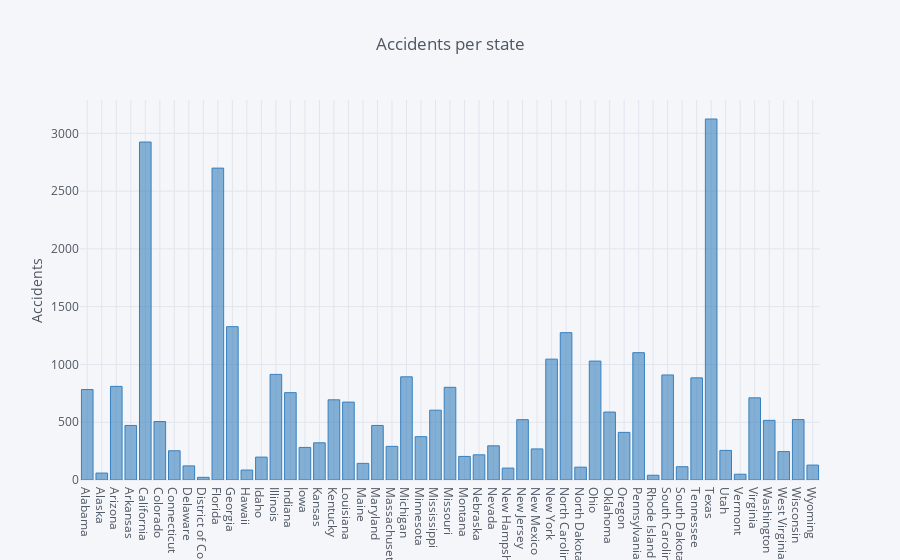

Here is the notebook cell this chart was saved with:
### Markdown cell above
## Figures

### Code cell
#Bar plot number of accidents per state

df_states = df.groupby('state', as_index=False).agg({'st_case':'count'})


df_states.iplot(kind='bar', x='state', y='st_case', color='blue',
           yTitle='Accidents', title='Accidents per state')

### Figure 1 — Plotly figure (JSON) as saved in the notebook; plotly's stock layout.template omitted (floating-point values rounded to 4 significant figures)
{"data": [{"marker": {"color": "rgba(55, 128, 191, 0.6)", "line": {"color": "rgba(55, 128, 191, 1.0)", "width": 1}}, "name": "st_case", "orientation": "v", "text": "", "type": "bar", "uid": "ff01efdb-3cb2-4732-b077-b267f6b18bf3", "x": ["Alabama", "Alaska", "Arizona", "Arkansas", "California", "Colorado", "Connecticut", "Delaware", "District of Columbia", "Florida", "Georgia", "Hawaii", "Idaho", "Illinois", "Indiana", "Iowa", "Kansas", "Kentucky", "Louisiana", "Maine", "Maryland", "Massachusetts", "Michigan", "Minnesota", "Mississippi", "Missouri", "Montana", "Nebraska", "Nevada", "New Hampshire", "New Jersey", "New Mexico", "New York", "North Carolina", "North Dakota", "Ohio", "Oklahoma", "Oregon", "Pennsylvania", "Rhode Island", "South Carolina", "South Dakota", "Tennessee", "Texas", "Utah", "Vermont", "Virginia", "Washington", "West Virginia", "Wisconsin", "Wyoming"], "y": [783, 60, 810, 472, 2925, 506, 253, 122, 23, 2699, 1327, 86, 198, 914, 756, 282, 322, 694, 674, 144, 472, 291, 893, 375, 604, 802, 204, 218, 296, 103, 522, 269, 1046, 1275, 111, 1029, 588, 412, 1102, 41, 909, 115, 884, 3124, 256, 50, 711, 516, 246, 523, 129]}], "layout": {"legend": {"bgcolor": "#F5F6F9", "font": {"color": "#4D5663"}}, "paper_bgcolor": "#F5F6F9", "plot_bgcolor": "#F5F6F9", "title": {"font": {"color": "#4D5663"}, "text": "Accidents per state"}, "xaxis": {"gridcolor": "#E1E5ED", "showgrid": true, "tickfont": {"color": "#4D5663"}, "title": {"font": {"color": "#4D5663"}, "text": ""}, "zerolinecolor": "#E1E5ED"}, "yaxis": {"gridcolor": "#E1E5ED", "showgrid": true, "tickfont": {"color": "#4D5663"}, "title": {"font": {"color": "#4D5663"}, "text": "Accidents"}, "zerolinecolor": "#E1E5ED"}}}
